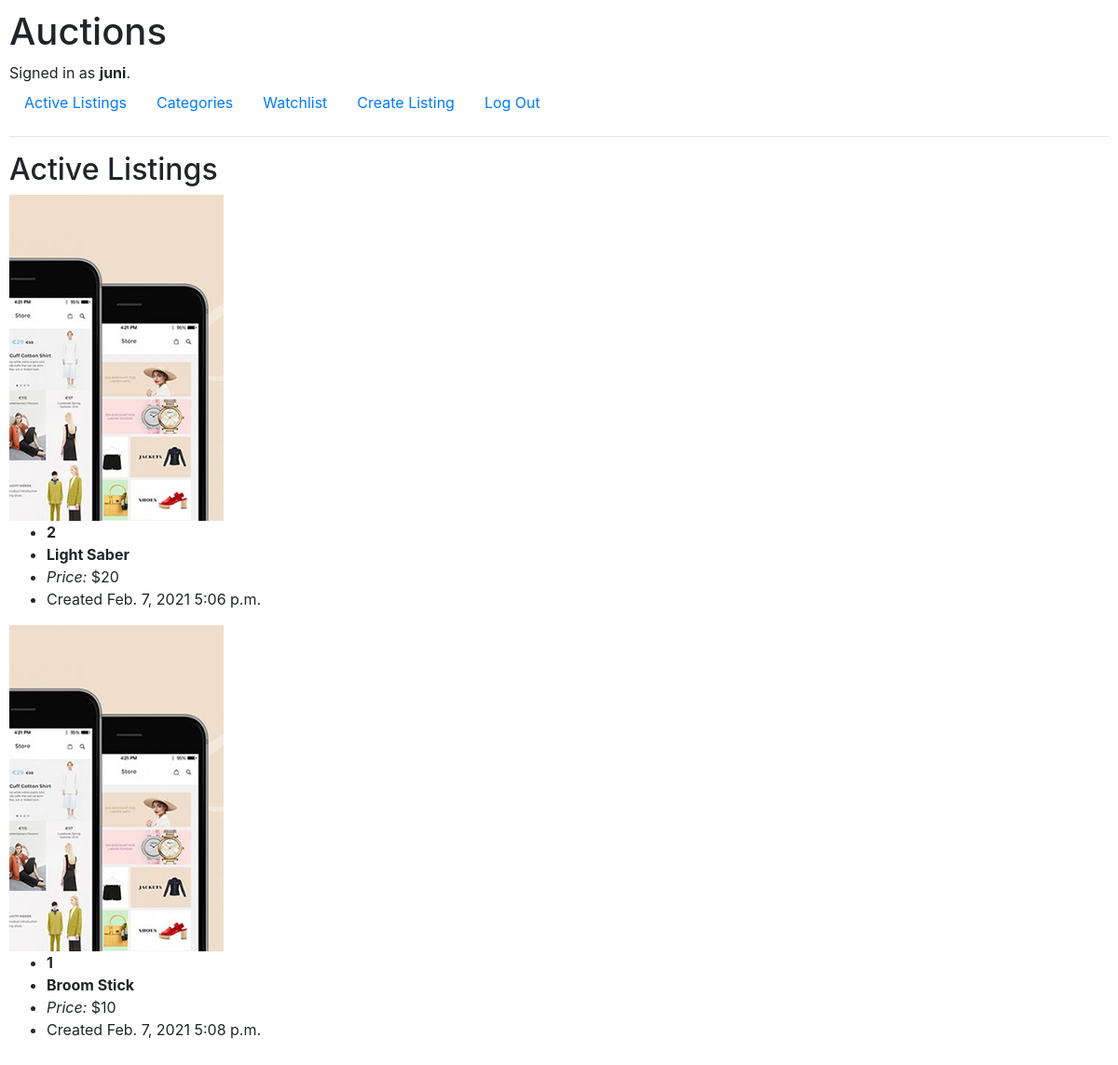
The page / (signed in) on the database its author committed.
### auctions/models.py (models this page shows, shortened)
class User(AbstractUser):
    pass

class AuctionListing(models.Model):
    item = models.OneToOneField(Item, on_delete=models.CASCADE, related_name="item")
    listedBy = models.ForeignKey(
        User, on_delete=models.CASCADE, related_name="listed_by")
    createDate = models.DateField(default=datetime.now, blank=True)
    createTime = models.TimeField(default=datetime.now, blank=True)

class Item(models.Model):
    itemName = models.CharField(max_length=64)
    price= models.PositiveIntegerField()
    description = models.TextField()
    category = models.CharField(max_length=64, null=True)
    image = models.ImageField(upload_to='static/auctions/images/', null=True)

### auctions/views.py (the view)
# urls.py: path("", views.index, name="index"),
def index(request):
    return render(request, "auctions/index.html",{
        "listings": AuctionListing.objects.all()
    })

### auctions/templates/auctions/index.html
{% extends "auctions/layout.html" %} {% load static %} {% block body %}
<h2>Active Listings</h2>
{% for i in listings %}
<div>
    <div>
        <a href="{% url 'listings' i.item.id %} "><img src="{% static 'auctions/images/1.png' %}" alt="img 1" /></a>
    </div>
    <div class="listing-description">
        <ul>
            <li><strong>{{ i.item.id}}</strong></li>
            <li><strong>{{ i.item.itemName}}</strong></li>
            <li><em>Price: </em>${{ i.item.price}}</li>
            <li>Created {{ i.createDate }} {{ i.createTime }}</li>
        </ul>
    </div>
</div>
{% endfor %} {% endblock %}

### auctions/templates/auctions/layout.html (shortened to what this page needs)
{% load static %}
<!DOCTYPE html>
<html lang="en">
<head>
    <link rel="stylesheet" href="https://stackpath.bootstrapcdn.com/bootstrap/4.4.1/css/bootstrap.min.css">
    <link href="{% static 'auctions/styles.css' %}" rel="stylesheet">
</head>
<body>
    <h1>Auctions</h1>
    <div>
        {% if user.is_authenticated %} Signed in as <strong>{{ user.username }}</strong>. {% else %} Not signed in. {% endif %}
    </div>
    <ul class="nav">
        <li class="nav-item">
            <a class="nav-link" href="{% url 'index' %}">Active Listings</a>
        </li>
        <li class="nav-item">
            <a class="nav-link" href="{% url 'categories' %}">Categories</a>
        </li>
        <li class="nav-item">
            <a class="nav-link" href="{% url 'watchlist' %}">Watchlist</a>
        </li>
        <li class="nav-item">
            <a class="nav-link" href="{% url 'createListings' %}">Create Listing</a>
        </li>
        {% if user.is_authenticated %}
        <li class="nav-item">
            <a class="nav-link" href="{% url 'logout' %}">Log Out</a>
        </li>
        {% endif %}
    </ul>
    <hr> {% block body %} {% endblock %}
</body>
</html>

### auctions/static/auctions/styles.css (style rules this page uses)
body { padding: 10px; }

### rows shown on the page
User: username "juni"
AuctionListing: item.id "2", item.itemName "Light Saber", item.price "20", createDate "Feb. 7, 2021", createTime "5:06 p.m."
AuctionListing: item.id "1", item.itemName "Broom Stick", item.price "10", createDate "Feb. 7, 2021", createTime "5:08 p.m."
